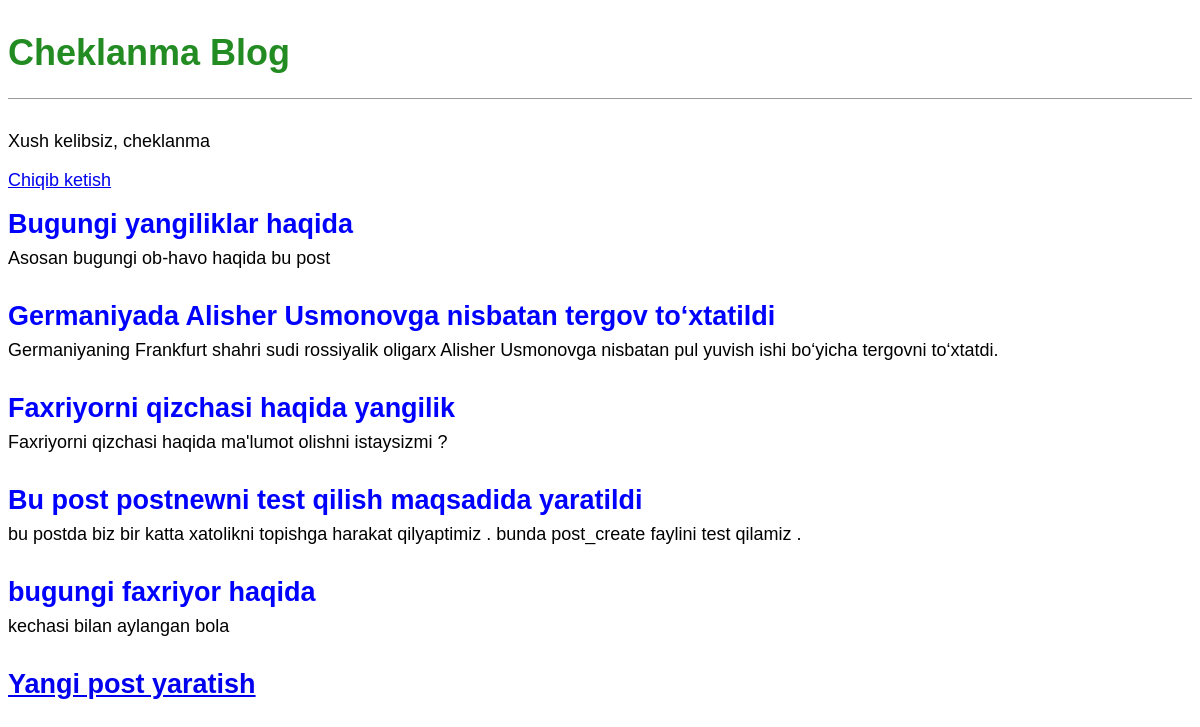
The app's page / (signed in) with its own data.
### blog/models.py (models this page shows, shortened)
class Post(models.Model):
    title = models.CharField(max_length=200)
    author = models.ForeignKey(
        'auth.User',
        on_delete=models.CASCADE,
    )
    summary = models.TextField(max_length=400)
    body = models.TextField()

### blog/views.py (the view)
# urls.py: path('',BlogListView.as_view(),name = 'home'),
class BlogListView(ListView):
    model = Post
    template_name = 'home.html'

### templates/home.html
{% extends 'base.html' %}
{% block content %}
    {% for post in object_list %}
        <div class="post-entry">
            <h2><a href="{% url 'post_detail' post.pk %}">{{ post.title }}</a></h2>
            <p>{{ post.summary }}</p>
        </div>
    {% endfor %}
{% endblock content %}

### templates/base.html (shortened to what this page needs)
{% load static %}
<!DOCTYPE html>
<html lang="en">
<head>
    <link rel="stylesheet" href = "{% static 'css/base.css' %}">
</head>
<body>
    <header>
        <h1><a href="{% url 'home' %}">Cheklanma Blog</a></h1>
    </header>
    {% if user.is_authenticated %}
        <p>Xush kelibsiz, {{ user.username }}</p>
        <p><a href="{% url 'logout' %}">Chiqib ketish</a></p>
    {% else %}
        <p>
            <a href="{% url 'login' %}">Saytga kirish</a> |
            <a href="{% url 'signup' %}">Ro'yxatdan o'tish</a>
        </p>
    {% endif %}
    <div>
        {% block content %}
        {% endblock content %}
    </div>
    <footer>
        <h2><a href="{% url 'post_new' %}">Yangi post yaratish </a></h2>
    </footer>
</body>
</html>

### static/css/base.css (style rules this page uses)
header { border-bottom: 1px solid #999; margin-bottom: 2rem; display: flex; }
body { font-family: 'Noto Sans JP', sans-serif; font-size: 18px; }
header h1 a { color: ForestGreen; text-decoration: none; }
.post-entry { margin-bottom: 2rem; }
.post-entry h2 { margin: 0.5rem 0; }
.post-entry h2 a, .post-entry h2 a:visited { color: blue; text-decoration: none; }
.post-entry p { margin: 0; font-weight: 400; }

### records on screen
Post: title "Bugungi yangiliklar haqida", summary "Asosan bugungi ob-havo haqida bu post"
Post: title "Germaniyada Alisher Usmonovga nisbatan tergov to‘xtatildi", summary "Germaniyaning Frankfurt shahri sudi rossiyalik oligarx Alisher Usmonovga nisbatan pul yuvish ishi bo‘yicha tergovni to‘xtatdi."
Post: title "Faxriyorni qizchasi haqida yangilik", summary "Faxriyorni qizchasi haqida ma'lumot olishni istaysizmi ?"
Post: title "Bu post postnewni test qilish maqsadida yaratildi", summary "bu postda biz bir katta xatolikni topishga harakat qilyaptimiz . bunda post_create faylini test qilamiz ."
Post: title "bugungi faxriyor haqida", summary "kechasi bilan aylangan bola"

### other values on screen
{{ user.username }} "cheklanma"
